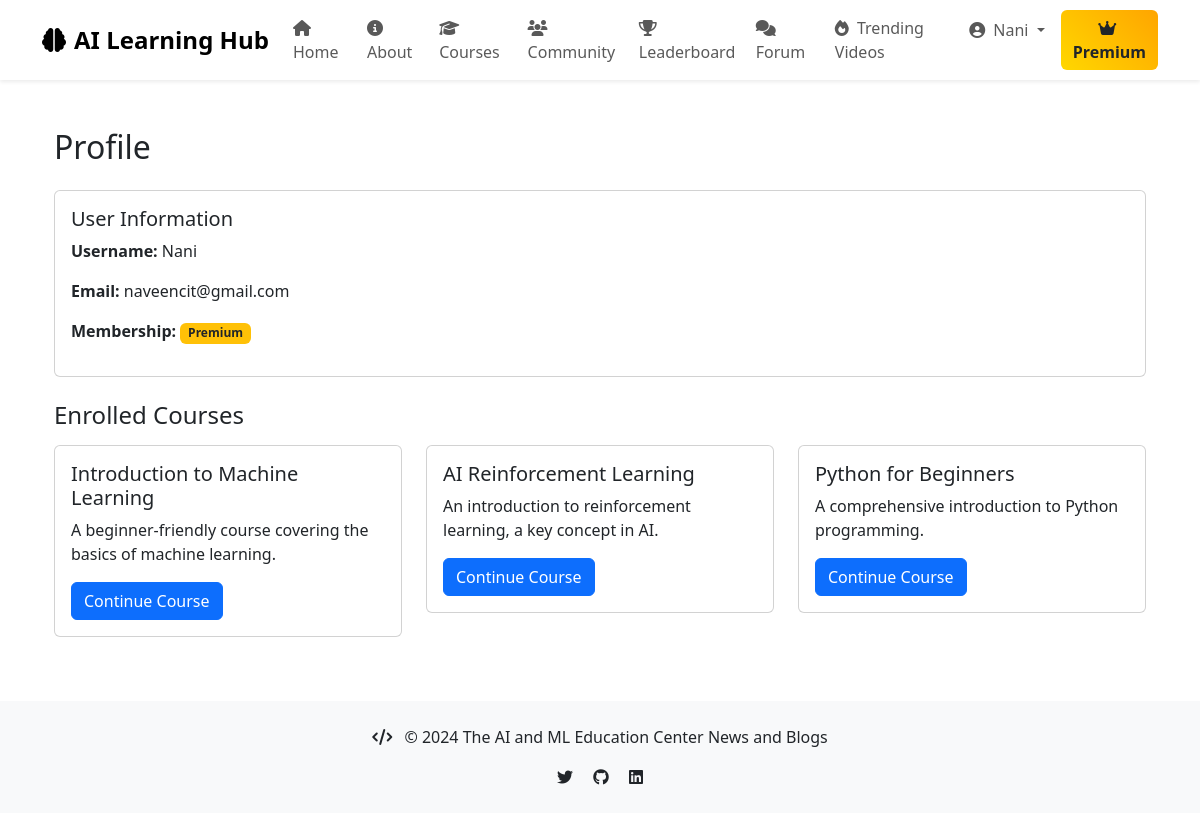
Page /profile/ (signed in) on the committed database.
### apps/models.py (models this page shows, shortened)
class UserCourseEnrollment(models.Model):
    user = models.ForeignKey(User, on_delete=models.CASCADE)
    course = models.ForeignKey(Course, on_delete=models.CASCADE)
    enrolled_at = models.DateTimeField(auto_now_add=True)
    def __str__(self):
        return f"{self.user.username} enrolled in {self.course.title}"

class Course(models.Model):
    title = models.CharField(max_length=200)
    description = models.TextField()
    video_url = models.URLField()
    difficulty = models.CharField(max_length=20, choices=[
        ('beginner', 'Beginner'),
        ('intermediate', 'Intermediate'),
        ('advanced', 'Advanced')
    ])
    is_premium = models.BooleanField(default=False)
    category = models.ForeignKey(Category, on_delete=models.CASCADE)
    slug = models.SlugField(null=True, blank=True)
    interests = models.ManyToManyField(
        Interest, related_name='courses', blank=True)  # New field

### apps/views.py (the view)
# urls.py: path('profile/', views.profile, name='profile'),
def profile(request):
    if not request.user.is_authenticated:
        return redirect('login')
    user_profile = request.user.userprofile
    enrolled_courses = UserCourseEnrollment.objects.filter(user=request.user)
    print(enrolled_courses)
    return render(request, 'profile.html', {
        'user_profile': user_profile,
        'enrolled_courses': enrolled_courses
    })

### apps/models.py (called while the page is built)
    def has_premium_access(self):
        return self.subscription_status

### apps/templates/profile.html (shortened to what this page needs)
{% extends 'base.html' %}
{% block content %}
<div class="container mt-5">
    <h2 class="mb-4">Profile</h2>
    <div class="card mb-4">
        <div class="card-body">
            <h5 class="card-title">User Information</h5>
            <p><strong>Username:</strong> {{ user.username }}</p>
            <p><strong>Email:</strong> {{ user.email }}</p>
            <p><strong>Membership:</strong>
                {% if user_profile.has_premium_access %}
                    <span class="badge bg-warning text-dark">Premium</span>
                {% else %}
                    <span class="badge bg-secondary">Free</span>
                {% endif %}
            </p>
        </div>
    </div>
    <h4 class="mb-3">Enrolled Courses</h4>
    {% if enrolled_courses %}
        <div class="row">
            {% for enrollment in enrolled_courses %}
                <div class="col-md-4">
                    <div class="card mb-3">
                        <div class="card-body">
                            <h5 class="card-title">{{ enrollment.course.title }}</h5>
                            <p class="card-text">{{ enrollment.course.description|truncatewords:20 }}</p>
                            <a href="{% url 'blog:course_detail' enrollment.course.slug %}" class="btn btn-primary">Continue Course</a>
                        </div>
                    </div>
                </div>
            {% endfor %}
        </div>
    {% else %}
        <p>You are not enrolled in any courses yet.</p>
    {% endif %}
</div>
{% endblock %}

### apps/templates/base.html (shortened to what this page needs)
<!DOCTYPE html>
<html lang="en">
<head>
    <link href="https://cdn.jsdelivr.net/npm/bootstrap@5.3.0/dist/css/bootstrap.min.css" rel="stylesheet">
    <link href="https://cdnjs.cloudflare.com/ajax/libs/font-awesome/6.4.0/css/all.min.css" rel="stylesheet">
</head>
<body>
<nav class="navbar navbar-expand-lg navbar-light bg-white">
    <div class="container">
        <a class="navbar-brand" href="/">
            <i class="fas fa-brain me-2"></i>AI Learning Hub
        </a>
        <div class="collapse navbar-collapse" id="navbarNav">
            <ul class="navbar-nav me-auto mb-2 mb-lg-0">
                <li class="nav-item">
                    <a class="nav-link {% if request.path == '/' %}active{% endif %}" href="/">
                        <i class="fas fa-home me-1"></i> Home
                    </a>
                </li>
                <li class="nav-item">
                    <a class="nav-link {% if request.path == '/about/' %}active{% endif %}" href="/about/">
                        <i class="fas fa-info-circle me-1"></i> About
                    </a>
                </li>
                <li class="nav-item">
                    <a class="nav-link {% if request.path == '/courses/' %}active{% endif %}" href="/courses/">
                        <i class="fas fa-graduation-cap me-1"></i> Courses
                    </a>
                </li>
                <li class="nav-item">
                    <a class="nav-link {% if request.path == '/blog/' %}active{% endif %}" href="/blog/">
                        <i class="fas fa-users me-1"></i> Community
                    </a>
                </li>
                <li class="nav-item">
                    <a class="nav-link {% if request.path == '/leaderboard/' %}active{% endif %}" href="{% url 'blog:leaderboard' %}">
                        <i class="fas fa-trophy me-1"></i> Leaderboard
                    </a>
                </li>
                <li class="nav-item">
                    <a class="nav-link {% if request.path == '/forum/' %}active{% endif %}" href="{% url 'blog:forum_list' %}">
                        <i class="fas fa-comments me-1"></i> Forum
                    </a>
                </li>
                <li class="nav-item">
                    <a class="nav-link {% if request.path == '/trending-videos/' %}active{% endif %}" href="{% url 'blog:trending_videos' %}">
                        <i class="fas fa-fire me-1"></i> Trending Videos
                    </a>
                </li>
            </ul>
            <ul class="navbar-nav ms-auto">
                {% if user.is_authenticated %}
                    <li class="nav-item dropdown">
                        <a class="nav-link dropdown-toggle" href="#" id="navbarDropdown" role="button"
                           data-bs-toggle="dropdown" aria-expanded="false">
                            <i class="fas fa-user-circle me-1"></i> {{ user.username }}
                        </a>
                    </li>
                    {% if user.userprofile.has_premium_access %}
                        <li class="nav-item ms-lg-2 mt-2 mt-lg-0">
                            <span class="btn premium-badge">
                                <i class="fas fa-crown me-1"></i> Premium
                            </span>
                        </li>
                    {% else %}
                        <li class="nav-item ms-lg-2 mt-2 mt-lg-0">
                            <a href="{% url 'blog:upgrade_to_premium' %}" class="btn upgrade-btn text-white">
                                <i class="fas fa-star me-1"></i> Upgrade to Premium
                            </a>
                        </li>
                    {% endif %}
                {% else %}
                    <li class="nav-item mt-2 mt-lg-0">
                        <a href="{% url 'blog:register' %}" class="btn btn-primary">
                            <i class="fas fa-user-plus me-1"></i> Register
                        </a>
                    </li>
                {% endif %}
            </ul>
        </div>
    </div>
</nav>
<main class="container mt-4">
    {% block content %}{% endblock %}
</main>
<footer class="bg-light text-center p-4 mt-5">
    <div class="container">
        <div class="row">
            <div class="col-12">
                <p class="mb-0">
                    <i class="fas fa-code me-2"></i>
                    &copy; {% now "Y" %} The AI and ML Education Center News and Blogs
                </p>
                <div class="mt-3">
                    <a href="#" class="text-decoration-none text-dark mx-2">
                        <i class="fab fa-twitter"></i>
                    </a>
                    <a href="#" class="text-decoration-none text-dark mx-2">
                        <i class="fab fa-github"></i>
                    </a>
                    <a href="#" class="text-decoration-none text-dark mx-2">
                        <i class="fab fa-linkedin"></i>
                    </a>
                </div>
            </div>
        </div>
    </div>
</footer>
</body>
</html>

### apps/templates/base.html (style rules this page uses)
.navbar { box-shadow: 0 2px 4px rgba(0,0,0,.08); }
.navbar-brand { font-weight: 600; font-size: 1.5rem; }
.nav-link { font-weight: 500; transition: color 0.3s ease; }
.premium-badge { background: linear-gradient(45deg, #FFD700, #FFA500); border: none; font-weight: 600; }

### rows in the picture
UserCourseEnrollment: course "Introduction to Machine Learning", course.description "A beginner-friendly course covering the basics of machine learning."
UserCourseEnrollment: course "AI Reinforcement Learning", course.description "An introduction to reinforcement learning, a key concept in AI."
UserCourseEnrollment: course "Python for Beginners", course.description "A comprehensive introduction to Python programming."

### other values in the picture
{{ user.username }} "Nani"
{{ user.email }} "naveencit@gmail.com"
